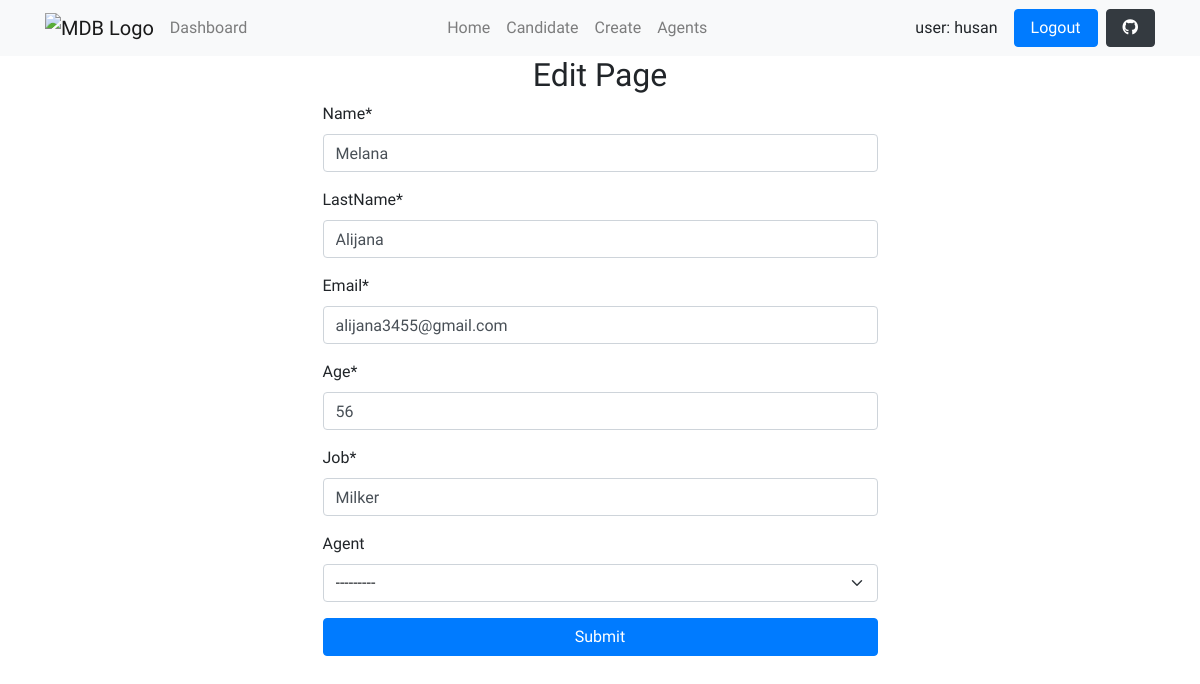
The app's page /12/update/ (signed in) with its own data.
### base_app/models.py (models this page shows, shortened)
class User(AbstractUser):
    is_organiser = models.BooleanField(default=True)
    is_agent = models.BooleanField(default=False)

class Candidate(models.Model):
    class Meta:
        verbose_name = 'Candidate'
        verbose_name_plural = 'Candidates Admittes'
    name = models.CharField(max_length=30)
    lastName = models.CharField(max_length=40)
    age = models.IntegerField(default=0)
    email = models.EmailField()
    job = models.CharField(max_length=20)
    organiser = models.ForeignKey(UserProfile, on_delete=models.CASCADE)
    agent = models.ForeignKey(
        "Agent", null=True, blank=True, on_delete=models.SET_NULL)
    category = models.ForeignKey(
        'Category', null=True, blank=True, related_name='candidates', on_delete=models.SET_NULL)

### base_app/views.py (the view, shortened to what this page needs)
# urls.py: path('<int:pk>/update/', Update_candidate.as_view(), name='update'),
class Update_candidate(OrganiserAndLoginRequiredMixin, UpdateView):
    template_name = 'pages/update.html'
    form_class = MainRegister
    queryset = models.Candidate.objects.all()
    context_object_name = 'candidate'

### base_app/form.py
class MainRegister(forms.ModelForm):
    class Meta:
        model = Candidate
        fields = (
            "name",
            "lastName",
            "email",
            "age",
            "job",
            "agent"
        )

### agents/mixins.py (called while the page is built)
    def dispatch(self, request, *args, **kwargs):
        if not request.user.is_authenticated or not request.user.is_organiser:
            return redirect('login')
        return super().dispatch(request, *args, **kwargs)

### base_app/models.py (called while the page is built)
    def __str__(self):
        return str(self.user)

### templates/pages/update.html (shortened to what this page needs)
{% extends 'layouts/base.html' %}
{% load crispy_forms_tags %}
{% block content %}
<h2 class="text-center">Edit Page</h2>
<form method="post" class="w-50 mx-auto">
    {{ form | crispy }}
    <button type="submit" class="btn btn-primary w-100">Submit</button>
</form>
{% endblock content %}

### templates/layouts/navbar.html (shortened to what this page needs)
<nav class="navbar navbar-expand-lg navbar-light bg-light navlar">
    <div class="container">
      <a class="navbar-brand me-2" href="https://mdbgo.com/">
        <img
          src="https://mdbcdn.b-cdn.net/img/logo/mdb-transaprent-noshadows.webp"
          height="16"
          alt="MDB Logo"
          loading="lazy"
          style="margin-top: -1px;"
        />
      </a>
      <div class="collapse navbar-collapse" id="navbarButtonsExample">
        <ul class="navbar-nav me-auto mb-2 mb-lg-0">
          <li class="nav-item">
            <a class="nav-link" href="/">Dashboard</a>
          </li>
        </ul>
        <ul class="navbar-nav me-auto mb-2 mb-lg-0">
          <li class="nav-item">
            <a class="nav-link" href="{% url 'home' %}">Home</a>
          </li>
          <li class="nav-item">
            <a class="nav-link" href="{% url 'candidate:candidate' %}">Candidate</a>
          </li>
          {% if request.user.is_organiser %}
          <li class="nav-item">
            <a class="nav-link" href="{% url 'candidate:create' %}">Create</a>
          </li>
          <li class="nav-item">
            <a class="nav-link" href="{% url 'agents:agent-list' %}">Agents</a>
          </li>
          {% endif %}
        </ul>
        <div class="d-flex align-items-center">
          {% if request.user.is_authenticated %}
          <div class="mx-3"> user: {{ request.user.username }}</div>
          <a href="/logout/" class="btn btn-primary px-3 me-2">
            Logout
          </a>
          {% else %}
          <a href="/login/" class="btn btn-primary px-3 me-2">
            Login
          </a>
          {% endif %}
          <a
            class="btn btn-dark px-3"
            href="https://github.com/mdbootstrap/mdb-ui-kit"
            role="button"
            ><i class="fab fa-github"></i
          ></a>
        </div>
      </div>
    </div>
  </nav>

### records on screen
User: user.username "husan"
Candidate: name "Melana", lastName "Alijana", email "alijana3455@gmail.com", age "56", job "Milker", agent "---------"
